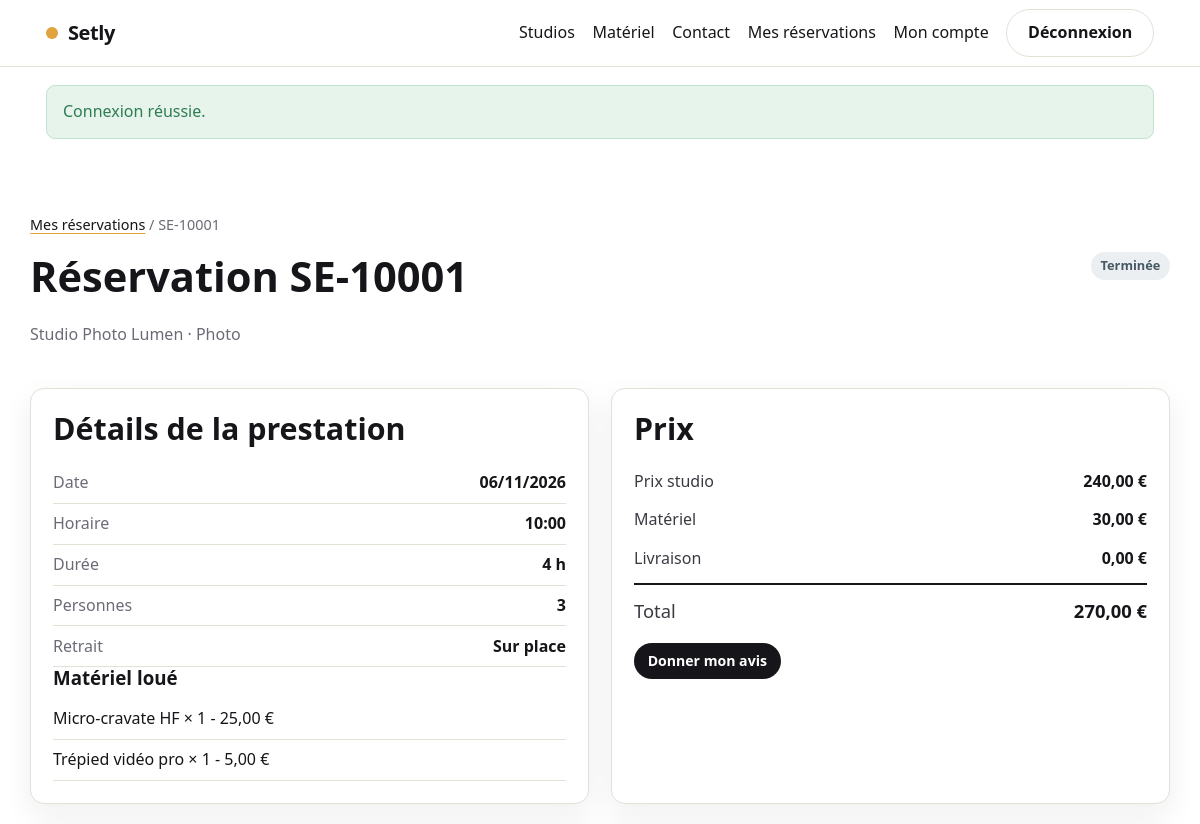
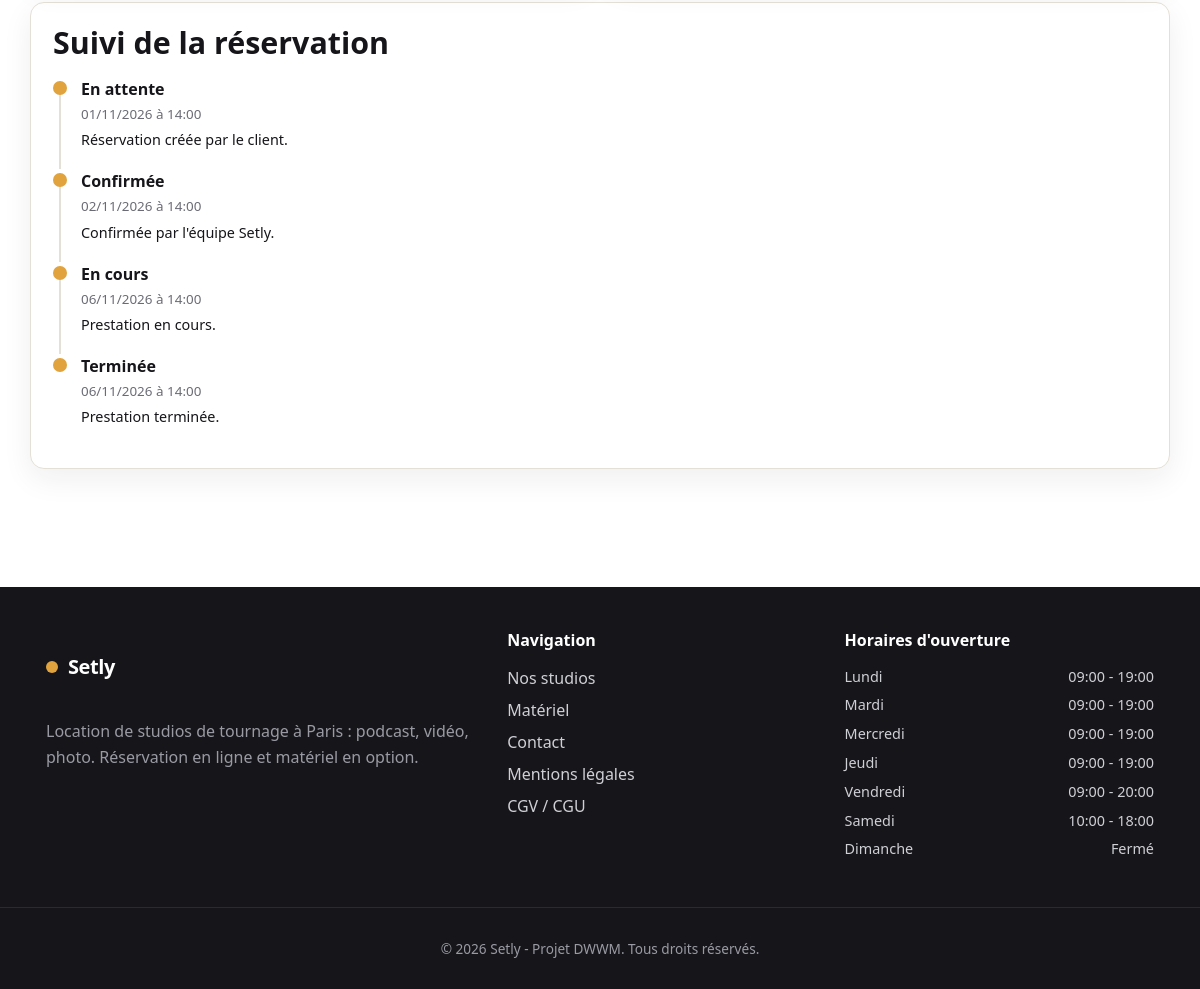
/reservation/1 (signed in), run on the app's committed database (2 pictures, top to bottom).
### tables this page shows
CREATE TABLE reservation (
    id_reservation      INT AUTO_INCREMENT PRIMARY KEY,
    id_utilisateur      INT NOT NULL,
    id_studio           INT NOT NULL,
    reference           VARCHAR(20) NOT NULL UNIQUE,
    date_tournage       DATE NOT NULL,
    heure_debut         TIME NOT NULL,
    duree_heures        INT NOT NULL,
    nb_personnes        INT NOT NULL,
    mode_retrait        VARCHAR(20) NOT NULL DEFAULT 'sur_place',
    livraison_km        INT NOT NULL DEFAULT 0,
    prix_studio_cents   INT NOT NULL,
    reduction_cents     INT NOT NULL DEFAULT 0,
    prix_materiel_cents INT NOT NULL DEFAULT 0,
    livraison_cents     INT NOT NULL DEFAULT 0,
    total_cents         INT NOT NULL,
    statut              VARCHAR(30) NOT NULL DEFAULT 'en_attente',
    date_creation       DATETIME NOT NULL DEFAULT CURRENT_TIMESTAMP,
    CONSTRAINT fk_resa_utilisateur FOREIGN KEY (id_utilisateur) REFERENCES utilisateur(id_utilisateur),
    CONSTRAINT fk_resa_studio      FOREIGN KEY (id_studio)      REFERENCES studio(id_studio),
    CONSTRAINT chk_statut CHECK (statut IN
        ('en_attente','confirmee','en_preparation','en_cours','terminee','annulee','attente_retour_materiel'))
);

CREATE TABLE studio (
    id_studio           INT AUTO_INCREMENT PRIMARY KEY,
    id_type             INT NOT NULL,
    nom                 VARCHAR(120) NOT NULL,
    description         TEXT,
    capacite            INT NOT NULL,
    surface_m2          INT,
    tarif_horaire_cents INT NOT NULL,
    duree_min_heures    INT NOT NULL DEFAULT 2,
    conditions          TEXT,
    actif               TINYINT(1) NOT NULL DEFAULT 1,
    CONSTRAINT fk_studio_type FOREIGN KEY (id_type) REFERENCES type_studio(id_type)
);

CREATE TABLE type_studio (
    id_type      INT AUTO_INCREMENT PRIMARY KEY,
    libelle      VARCHAR(30) NOT NULL UNIQUE
);

CREATE TABLE reservation_materiel (
    id_reservation      INT NOT NULL,
    id_materiel         INT NOT NULL,
    quantite            INT NOT NULL DEFAULT 1,
    prix_unitaire_cents INT NOT NULL,
    PRIMARY KEY (id_reservation, id_materiel),
    CONSTRAINT fk_rm_reservation FOREIGN KEY (id_reservation) REFERENCES reservation(id_reservation) ON DELETE CASCADE,
    CONSTRAINT fk_rm_materiel    FOREIGN KEY (id_materiel)    REFERENCES materiel(id_materiel)
);

CREATE TABLE materiel (
    id_materiel         INT AUTO_INCREMENT PRIMARY KEY,
    nom                 VARCHAR(120) NOT NULL,
    description         TEXT,
    prix_unitaire_cents INT NOT NULL,
    actif               TINYINT(1) NOT NULL DEFAULT 1
);

CREATE TABLE reservation_suivi (
    id_suivi        INT AUTO_INCREMENT PRIMARY KEY,
    id_reservation  INT NOT NULL,
    statut          VARCHAR(30) NOT NULL,
    date_changement DATETIME NOT NULL DEFAULT CURRENT_TIMESTAMP,
    commentaire     TEXT,
    CONSTRAINT fk_suivi_reservation FOREIGN KEY (id_reservation) REFERENCES reservation(id_reservation) ON DELETE CASCADE
);

CREATE TABLE horaire (
    id_horaire      INT AUTO_INCREMENT PRIMARY KEY,
    jour_semaine    VARCHAR(10) NOT NULL,
    heure_ouverture TIME,
    heure_fermeture TIME,
    ferme           TINYINT(1) NOT NULL DEFAULT 0
);

### views/client/detail.php (the view, shortened to what the rows shown need)
<section class="container section">
    <nav class="breadcrumb" aria-label="Fil d'Ariane">
        <a href="/mes-reservations">Mes réservations</a> <span aria-hidden="true">/</span> <?= e($resa['reference']) ?>
    </nav>
    <div class="detail-head">
        <div>
            <h1>Réservation <?= e($resa['reference']) ?></h1>
            <p class="muted"><?= e($resa['studio_nom']) ?> · <?= e(ucfirst($resa['type_libelle'])) ?></p>
        </div>
        <span class="status status--<?= e($resa['statut']) ?>"><?= e(ReservationService::statutLabel($resa['statut'])) ?></span>
    </div>
    <div class="detail-grid">
        <div class="card detail-block">
            <h2>Détails de la prestation</h2>
            <dl class="data-list">
                <div><dt>Date</dt><dd><?= e(date('d/m/Y', strtotime($resa['date_tournage']))) ?></dd></div>
                <div><dt>Horaire</dt><dd><?= e(substr((string) $resa['heure_debut'], 0, 5)) ?></dd></div>
                <div><dt>Durée</dt><dd><?= (int) $resa['duree_heures'] ?> h</dd></div>
                <div><dt>Personnes</dt><dd><?= (int) $resa['nb_personnes'] ?></dd></div>
                <div><dt>Retrait</dt><dd><?= $resa['mode_retrait'] === 'livraison' ? 'Livraison (' . (int) $resa['livraison_km'] . ' km)' : 'Sur place' ?></dd></div>
            </dl>
            <?php if ($materiels): ?>
                <h3>Matériel loué</h3>
                <ul class="list-mini">
                    <?php foreach ($materiels as $m): ?>
                        <li><?= e($m['nom']) ?> × <?= (int) $m['quantite'] ?> - <?= price((int) $m['prix_unitaire_cents'] * (int) $m['quantite']) ?></li>
                    <?php endforeach; ?>
                </ul>
            <?php endif; ?>
        </div>
        <div class="card detail-block">
            <h2>Prix</h2>
            <dl class="recap">
                <div><dt>Prix studio</dt><dd><?= price((int) $resa['prix_studio_cents']) ?></dd></div>
                <div><dt>Matériel</dt><dd><?= price((int) $resa['prix_materiel_cents']) ?></dd></div>
                <div><dt>Livraison</dt><dd><?= price((int) $resa['livraison_cents']) ?></dd></div>
                <div class="recap__total"><dt>Total</dt><dd><?= price((int) $resa['total_cents']) ?></dd></div>
            </dl>
            <?php if ($peutAvis): ?>
                <a class="btn btn--primary btn--sm" href="/reservation/<?= (int) $resa['id_reservation'] ?>/avis">Donner mon avis</a>
            <?php endif; ?>
        </div>
    </div>
    <?php if ($suiviVisible): ?>
        <div class="card detail-block">
            <h2>Suivi de la réservation</h2>
            <ol class="timeline">
                <?php foreach ($suivi as $etape): ?>
                    <li class="timeline__item">
                        <span class="timeline__dot" aria-hidden="true"></span>
                        <div>
                            <p class="timeline__status"><?= e(ReservationService::statutLabel($etape['statut'])) ?></p>
                            <p class="timeline__date"><?= e(date('d/m/Y à H:i', strtotime($etape['date_changement']))) ?></p>
                            <?php if ($etape['commentaire']): ?>
                                <p class="timeline__comment"><?= e($etape['commentaire']) ?></p>
                            <?php endif; ?>
                        </div>
                    </li>
                <?php endforeach; ?>
            </ol>
        </div>
    <?php else: ?>
        <p class="info-box">Le suivi détaillé sera accessible une fois votre réservation confirmée par notre équipe.</p>
    <?php endif; ?>
</section>

### src/Core/Router.php (shortened to what the rows shown need)
<?php
final class Router
{
    public function dispatch(string $method, string $path): void
    {
        $path = rtrim($path, '/') ?: '/';
        foreach ($this->routes as [$routeMethod, $routePath, $handler, $access]) {
            if ($routeMethod !== $method) {
                continue;
            }
            $pattern = $this->toRegex($routePath);
            if (preg_match($pattern, $path, $matches)) {
                $params = array_filter(
                    $matches,
                    static fn ($k) => !is_int($k),
                    ARRAY_FILTER_USE_KEY
                );
                [$class, $action] = explode('@', $handler);
                $controller = new $fqcn();
                $controller->$action(new Request(), ...array_values($params));
                return;
            }
        }
    }
    private function toRegex(string $path): string
    {
        $regex = preg_replace('#\{([a-zA-Z_]+)\}#', '(?P<$1>[^/]+)', $path);
        return '#^' . $regex . '$#';
    }
}

### views/partials/header.php (shortened to what the rows shown need)
<header class="site-header">
    <div class="container site-header__inner">
        <a class="brand" href="/">
            <span class="brand__dot" aria-hidden="true"></span>Setly
        </a>
        <nav id="nav-principal" class="site-nav" aria-label="Navigation principale">
            <a class="<?= active('/studios') ?>" href="/studios">Studios</a>
            <a class="<?= active('/materiel') ?>" href="/materiel">Matériel</a>
            <a class="<?= active('/contact') ?>" href="/contact">Contact</a>
            <?php if (Auth::check()): ?>
                <?php if (Auth::hasRole('client')): ?>
                    <a class="<?= active('/mes-reservations') ?>" href="/mes-reservations">Mes réservations</a>
                    <a class="<?= active('/mon-compte') ?>" href="/mon-compte">Mon compte</a>
                <?php endif; ?>
                <form action="/deconnexion" method="post" class="inline-form">
                    <button type="submit" class="btn btn--ghost">Déconnexion</button>
                </form>
            <?php else: ?>
                <a class="<?= active('/connexion') ?>" href="/connexion">Connexion</a>
                <a class="btn btn--primary" href="/inscription">Créer un compte</a>
            <?php endif; ?>
        </nav>
    </div>
</header>

### views/partials/flash.php (shortened to what the rows shown need)
<?php
$flashes = Session::takeFlash();
if ($flashes):
?>
<div class="container">
    <?php foreach ($flashes as $f): ?>
        <div class="alert alert--<?= e($f['type']) ?>" role="alert">
            <?= e($f['message']) ?>
        </div>
    <?php endforeach; ?>
</div>
<?php endif; ?>

### views/partials/footer.php
<?php use App\Model\Horaire; $horairesFooter = Horaire::all(); ?>
<footer class="site-footer">
    <div class="container site-footer__grid">
        <div>
            <p class="brand brand--light"><span class="brand__dot" aria-hidden="true"></span>Setly</p>
            <p class="muted">Location de studios de tournage à Paris : podcast, vidéo, photo. Réservation en ligne et matériel en option.</p>
        </div>
        <nav aria-label="Liens de pied de page">
            <h2 class="site-footer__title">Navigation</h2>
            <ul class="site-footer__links">
                <li><a href="/studios">Nos studios</a></li>
                <li><a href="/materiel">Matériel</a></li>
                <li><a href="/contact">Contact</a></li>
                <li><a href="/mentions-legales">Mentions légales</a></li>
                <li><a href="/cgv">CGV / CGU</a></li>
            </ul>
        </nav>
        <div>
            <h2 class="site-footer__title">Horaires d'ouverture</h2>
            <ul class="site-footer__hours">
                <?php foreach ($horairesFooter as $h): ?>
                    <li>
                        <span><?= e(ucfirst($h['jour_semaine'])) ?></span>
                        <span><?= (int) $h['ferme'] === 1
                            ? 'Fermé'
                            : e(substr((string) $h['heure_ouverture'], 0, 5)) . ' - ' . e(substr((string) $h['heure_fermeture'], 0, 5)) ?></span>
                    </li>
                <?php endforeach; ?>
            </ul>
        </div>
    </div>
    <div class="site-footer__bottom">
        <p>© <?= date('Y') ?> Setly - Projet DWWM. Tous droits réservés.</p>
    </div>
</footer>

### data on the page
reservation: message "Connexion réussie.", reference "SE-10001", id_studio.nom "Studio Photo Lumen", type_studio.libelle "Photo", statut "Terminée", date_tournage "06/11/2026", heure_debut "10:00", duree_heures "4", nb_personnes "3", mode_retrait "Sur place", prix_studio_cents "240,00 €", prix_materiel_cents "30,00 €", livraison_cents "0,00 €", total_cents "270,00 €"
reservation_materiel: id_materiel.nom "Micro-cravate HF", quantite "1", price((int) $m['prix_unitaire_cents'] * (int) $m['quantite']) "25,00 €"
reservation_materiel: id_materiel.nom "Trépied vidéo pro", quantite "1", price((int) $m['prix_unitaire_cents'] * (int) $m['quantite']) "5,00 €"
reservation_suivi: statut "En attente", date_changement "01/11/2026 à 14:00", commentaire "Réservation créée par le client."
reservation_suivi: statut "Confirmée", date_changement "02/11/2026 à 14:00", commentaire "Confirmée par l'équipe Setly."
reservation_suivi: statut "En cours", date_changement "06/11/2026 à 14:00", commentaire "Prestation en cours."
reservation_suivi: statut "Terminée", date_changement "06/11/2026 à 14:00", commentaire "Prestation terminée."
horaire: jour_semaine "Lundi", heure_ouverture "09:00", heure_fermeture "19:00"
horaire: jour_semaine "Mardi", heure_ouverture "09:00", heure_fermeture "19:00"
horaire: jour_semaine "Mercredi", heure_ouverture "09:00", heure_fermeture "19:00"
horaire: jour_semaine "Jeudi", heure_ouverture "09:00", heure_fermeture "19:00"
horaire: jour_semaine "Vendredi", heure_ouverture "09:00", heure_fermeture "20:00"
horaire: jour_semaine "Samedi", heure_ouverture "10:00", heure_fermeture "18:00"
horaire: jour_semaine "Dimanche", ferme "Fermé"
